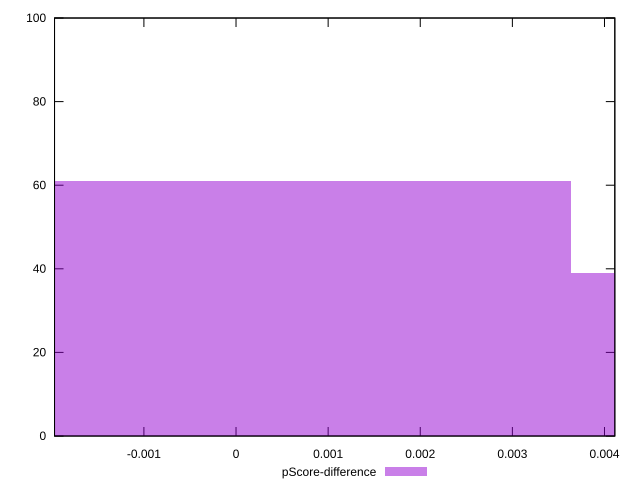

Here is the gnuplot script that generated this plot:
reset

$pScoreDifference <<EOF
0 61
0.007275385679310446 39
EOF

set key outside below
set boxwidth 0.007275385679310446
set xrange [-0.001970194688720839:0.004112167336746131]
set yrange [0:100]
set trange [0:100]
set style fill transparent solid 0.5 noborder
set terminal svg size 640, 490 enhanced background rgb 'white'
set output "reports/report_00028_2021-02-24T12-49-42.674Z/dom-size/samples/agenda/pScore-difference/histogram.svg"

plot $pScoreDifference title "pScore-difference" with boxes

reset
